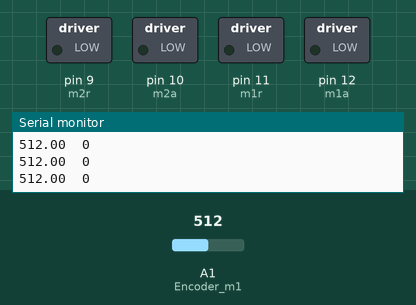
Simulated run of this sketch. Board: Arduino Mega 2560, built with avr-gcc and run on an emulated ATmega2560. On the bench: switched loads named in the sketch (green lamp = pin HIGH), the last lines printed to the serial monitor. Inputs (shaded band) come from the test bench; at power-on: A1 (Encoder_m1) = 512.

Above: at 1.2 s.
1.3 s: A1 (Encoder_m1) set to 122
At 2.5 s:
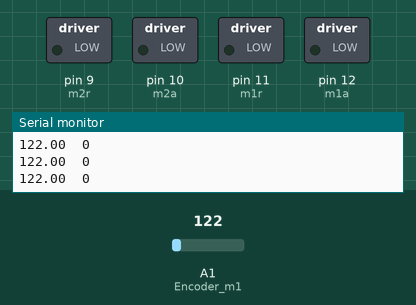
2.9 s: A1 (Encoder_m1) set to 0
At 3.4 s:
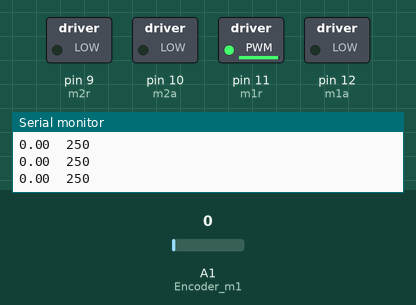
Timing chart, 0 to 5.9 s (numbered marks = the images above; inputs shaded):
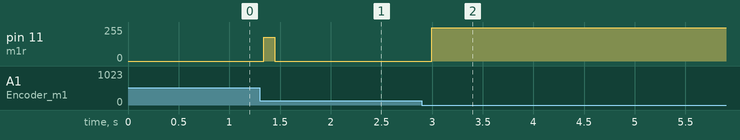

Measured:
- after the input at 1.3 s, pin 11 (m1r): 0/255 → 180/255 at once, → 0/255 0.11 s later
- after the input at 2.9 s, pin 11 (m1r): 0/255 → 250/255 after 0.10 s

The sketch:

PID_simple_motor.ino
```cpp
int ibyte;
int velocidades[2];
int m1a=0;
int m1r=0;
int m2a=0;
int m2r=0;//señal para motores
int Encoder_m1=A1;

///////////////
unsigned long lastTime;
double Input, Output, Setpoint_m1;
double errSum, lastInput;
double kp, ki, kd;
int SampleTime = 100; // Tiempo de muestreo de 1 segundo.
//////////////

void Compute()
{
unsigned long now = millis();
int timeChange = (now - lastTime);
if(timeChange>=SampleTime)
{
// Calcula todas las variables de errores.
double error = Setpoint_m1 - Input;
errSum += error;
double dInput = (Input - lastInput);

// Calculamos la función de salida del PID.
Output= kp * error + ki * errSum - kd * dInput;
if(Output>250) Output=250;
if(Output<0)  Output=0;
// Guardamos el valor de algunas variables para el próximo ciclo de cálculo.
lastInput = Input;
lastTime = now;
}
}

void SetTunings(double Kp, double Ki, double Kd)
{
double SampleTimeInSec = ((double)SampleTime)/1000;
kp = Kp;
ki = Ki * SampleTimeInSec;
kd = Kd / SampleTimeInSec;
}

///////////////////////////////////////////

void setup() {
  // initialize both serial ports:
  Serial.begin(9600);
  Serial1.begin(9600);
  //pines motor
  pinMode(9, OUTPUT);   //m2r
  pinMode(10, OUTPUT);   //m2a
  pinMode(11, OUTPUT);   //m1r
  pinMode(12, OUTPUT);   //m1a
  SetTunings(5, 0.2, 0.1);
}

void loop() {


//Asignacion de variables
 Setpoint_m1=100;
// Setpoint_m2=velocidades[1];

//modelo del movil
// RL1---RL2
// M1 --- M2

//para testeo

// Rutina del controlador PID
Input=analogRead(Encoder_m1);
Compute();
m1a=Output;
//ejecucion de pwms
analogWrite(11,m1a);

Serial.print(Input);
Serial.print("  ");
Serial.println(m1a);

}
```
